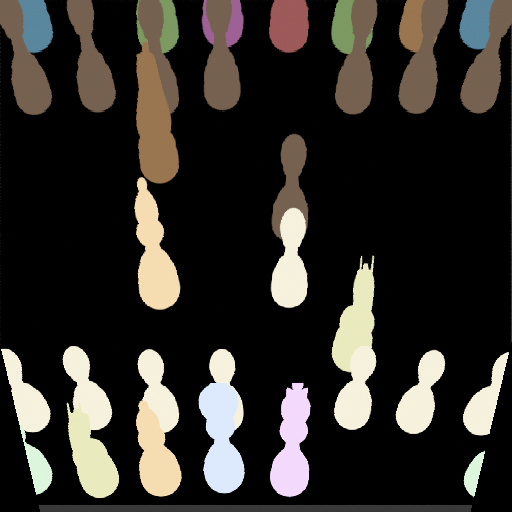
#> input picture submission/deck_assets/cond_seg.png, 512 x 512 px, found by its file name
$ python make_comparison.py submission/deck_assets/cond_seg.png
#> lines starting #> are read from the running program, lines starting #| are printed output that depends on the picture; pictures that were not available may be replaced by others from this repository, and a replacement may not be noted
#!/usr/bin/env python3
"""Compose before/after comparison figures for the Wave 4 report.

Each row, for one test frame:
    [ synthetic input | Wave 3 output (old) | Wave 4 output (new) | real target ]

Panels are included only if the file exists, so it degrades gracefully.

Sources (defaults):
  synthetic input : datasets/chess_paired_v2/test/<file>.png   (left half)
  real target     : datasets/chess_paired_v2/test/<file>.png   (right half)
  Wave 3 output   : results/wave3_qa/<file>_fake_B.png          (256px, old model)
  Wave 4 output   : results/chess_hd_test/<file>_fake_B.png     (512px, this run)

Usage:
  python3 make_comparison.py [out.png] [frame1 frame2 ...]
  (frames like game2_frame_031664_black; default = an auto sparse->dense spread)
"""
import glob
import os
import sys

import numpy as np
from PIL import Image, ImageDraw

ROOT = os.path.dirname(os.path.abspath(__file__))
V2_TEST = os.path.join(ROOT, "datasets", "chess_paired_v2", "test")
WAVE3 = os.path.join(ROOT, "results", "wave3_qa")
WAVE4 = os.path.join(ROOT, "results", "chess_hd_test")
TILE = 256
PAD = 6
LABEL_H = 18
HEADERS = ["synthetic input", "Wave 3 (old)", "Wave 4 (new)", "real target"]


def load_half(path, which):
    if not os.path.exists(path):
        return None
    im = Image.open(path).convert("RGB")
    w, h = im.size
    half = im.crop((0, 0, w // 2, h)) if which == "L" else im.crop((w // 2, 0, w, h))
    return half.resize((TILE, TILE), Image.BICUBIC)


def load_full(path):
    if not os.path.exists(path):
        return None
    return Image.open(path).convert("RGB").resize((TILE, TILE), Image.BICUBIC)


def panels_for(frame):
    pair = os.path.join(V2_TEST, frame + ".png")
    syn = load_half(pair, "L")
    tgt = load_half(pair, "R")
    # Wave 3 QA files have suffix _fake_B.png; Wave 4 test files are plain .png
    w3 = load_full(os.path.join(WAVE3, frame + "_fake_B.png"))
    w4 = load_full(os.path.join(WAVE4, frame + ".png"))
    return [syn, w3, w4, tgt]


def auto_frames(n=8):
    # Use wave4 test frames (all 140) for primary spread; wave3 overlap shown where available
    files = sorted(glob.glob(os.path.join(WAVE4, "*.png")))
    frames = [os.path.basename(f).replace(".png", "") for f in files]
    if not frames:
        # fallback: wave3 QA frames
        files = sorted(glob.glob(os.path.join(WAVE3, "*_fake_B.png")))
        frames = [os.path.basename(f).replace("_fake_B.png", "") for f in files]
    frames = [fr for fr in frames if os.path.exists(os.path.join(V2_TEST, fr + ".png"))]
    if len(frames) <= n:
        return frames
    idx = np.linspace(0, len(frames) - 1, n).astype(int)
    return [frames[i] for i in idx]


def main():
    args = sys.argv[1:]
    out = args[0] if args and args[0].endswith(".png") else os.path.join(ROOT, "results", "wave4_comparison.png")
    frames = [a for a in args if not a.endswith(".png")] or auto_frames()
    if not frames:
        print("no frames found"); return

    cols = len(HEADERS)
    rows = len(frames)
    cw = TILE + PAD
    ch = TILE + PAD
    W = cols * cw + PAD
    H = rows * ch + LABEL_H + PAD
    canvas = Image.new("RGB", (W, H), (18, 18, 18))
#> canvas: PIL image 1054x286 RGB; every value is 18
    draw = ImageDraw.Draw(canvas)
    for c, hd in enumerate(HEADERS):
        draw.text((PAD + c * cw + 4, 4), hd, fill=(240, 240, 240))
    for r, frame in enumerate(frames):
        ps = panels_for(frame)
#> in load_half, im is the input picture: PIL image 512x512 RGB; mean R, G, B 48.1, 45, 40.3
#> in load_half, `half = im.crop((0, 0, w // 2, h)) if which == "L" else im.crop((w // 2..`:
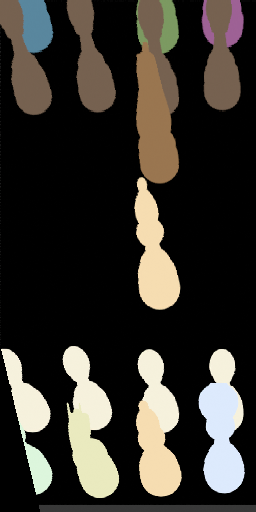
#> half: PIL image 256x512 RGB; mean R, G, B 53.4, 50.1, 44.1
#> in load_half, `return half.resize((TILE, TILE), Image.BICUBIC)`:
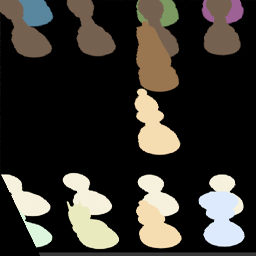
#> returned value: PIL image 256x256 RGB; mean R, G, B 53.4, 50.1, 44.2
#> call 2 of load_half, with which = 'R'
#> in load_half (call 2), `half = im.crop((0, 0, w // 2, h)) if which == "L" else im.crop((w // 2..`:
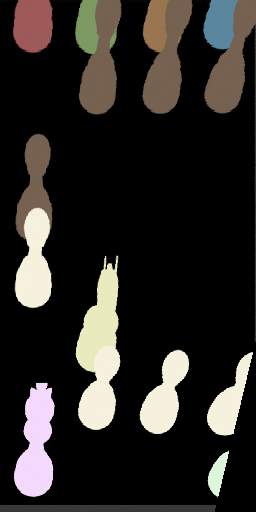
#> half: PIL image 256x512 RGB; mean R, G, B 42.8, 39.8, 36.4
#> in load_half (call 2), `return half.resize((TILE, TILE), Image.BICUBIC)`:
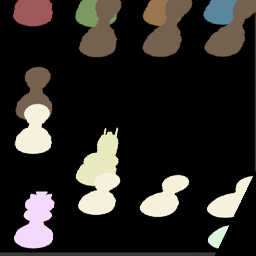
#> returned value: PIL image 256x256 RGB; mean R, G, B 42.8, 39.8, 36.4
#> call 2 of load_full, with path = 'results/chess_hd_test/cond_seg.png'
#> in load_full (call 2), `return Image.open(path).convert("RGB").resize((TILE, TILE), Image.BICU..`:
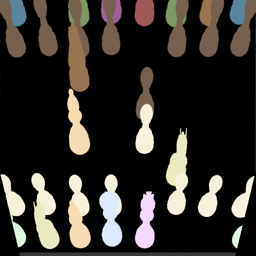
#> returned value: PIL image 256x256 RGB; mean R, G, B 48.2, 45.1, 40.4
#> ps = 4 items
        y = LABEL_H + PAD + r * ch
        for c, p in enumerate(ps):
            x = PAD + c * cw
            if p is None:
                draw.rectangle([x, y, x + TILE, y + TILE], fill=(40, 40, 40))
                draw.text((x + 6, y + 6), "(missing)", fill=(150, 150, 150))
            else:
                canvas.paste(p, (x, y))
#> this loop made 4 passes
#> x on passes 1, 3, 4: 6, 530, 792
#> (p, x) on pass 2: (None, 268)
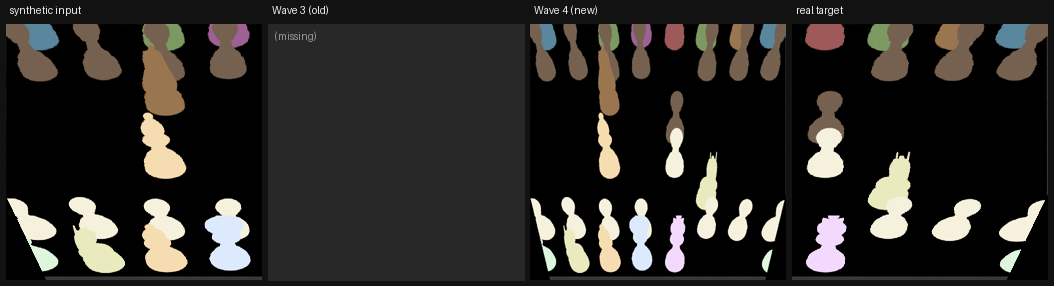
#> canvas: PIL image 1054x286 RGB; mean R, G, B 42.9, 40.9, 37.8
        draw.text((PAD + 2, y + 2), frame.replace("game2_frame_", "g2-"), fill=(255, 230, 120))
    canvas.save(out)
    print("wrote", out, "with", rows, "frames")


if __name__ == "__main__":
    main()

$ run again, on submission/deck_assets/hero_synth.png
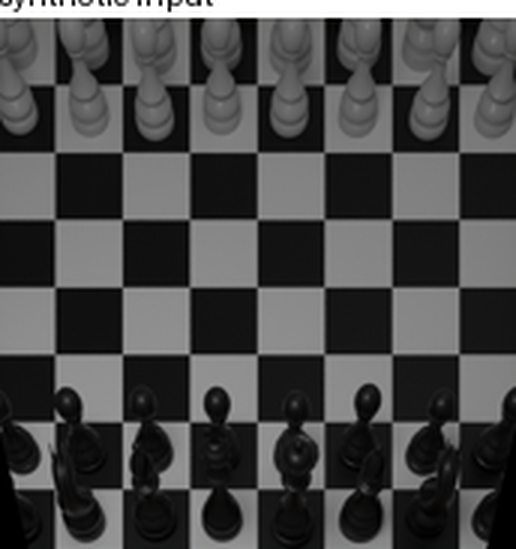
#> input picture submission/deck_assets/hero_synth.png, 516 x 549 px, found by its file name
#> in load_half, im is the input picture: PIL image 516x549 RGB; mean R, G, B 73.8, 73.9, 73.8
#> in load_full (call 2), `return Image.open(path).convert("RGB").resize((TILE, TILE), Image.BICU..`:
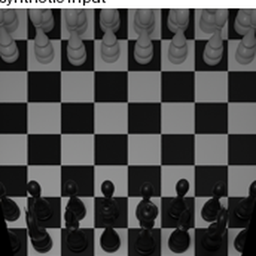
#> returned value: PIL image 256x256 RGB; mean R, G, B 73.8, 73.9, 73.8
#> ps = 4 items
#> the loop in main, `for c, p in enumerate(ps):` made 4 passes
#> x on passes 1, 3, 4: 6, 530, 792
#> after the loop in main, `for c, p in enumerate(ps):`:
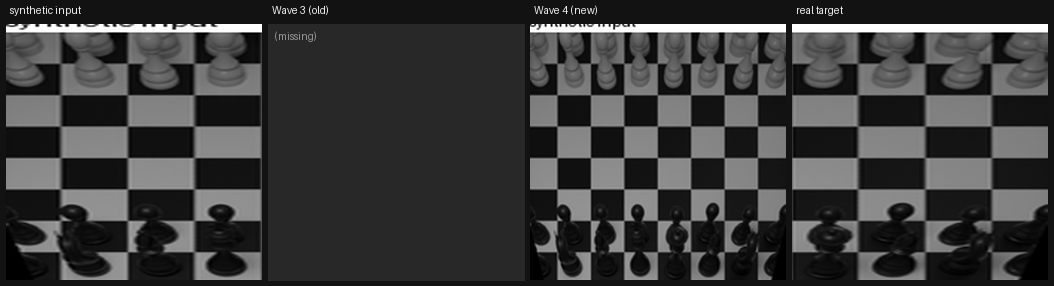
#> canvas: PIL image 1054x286 RGB; mean R, G, B 59.7, 59.7, 59.6
